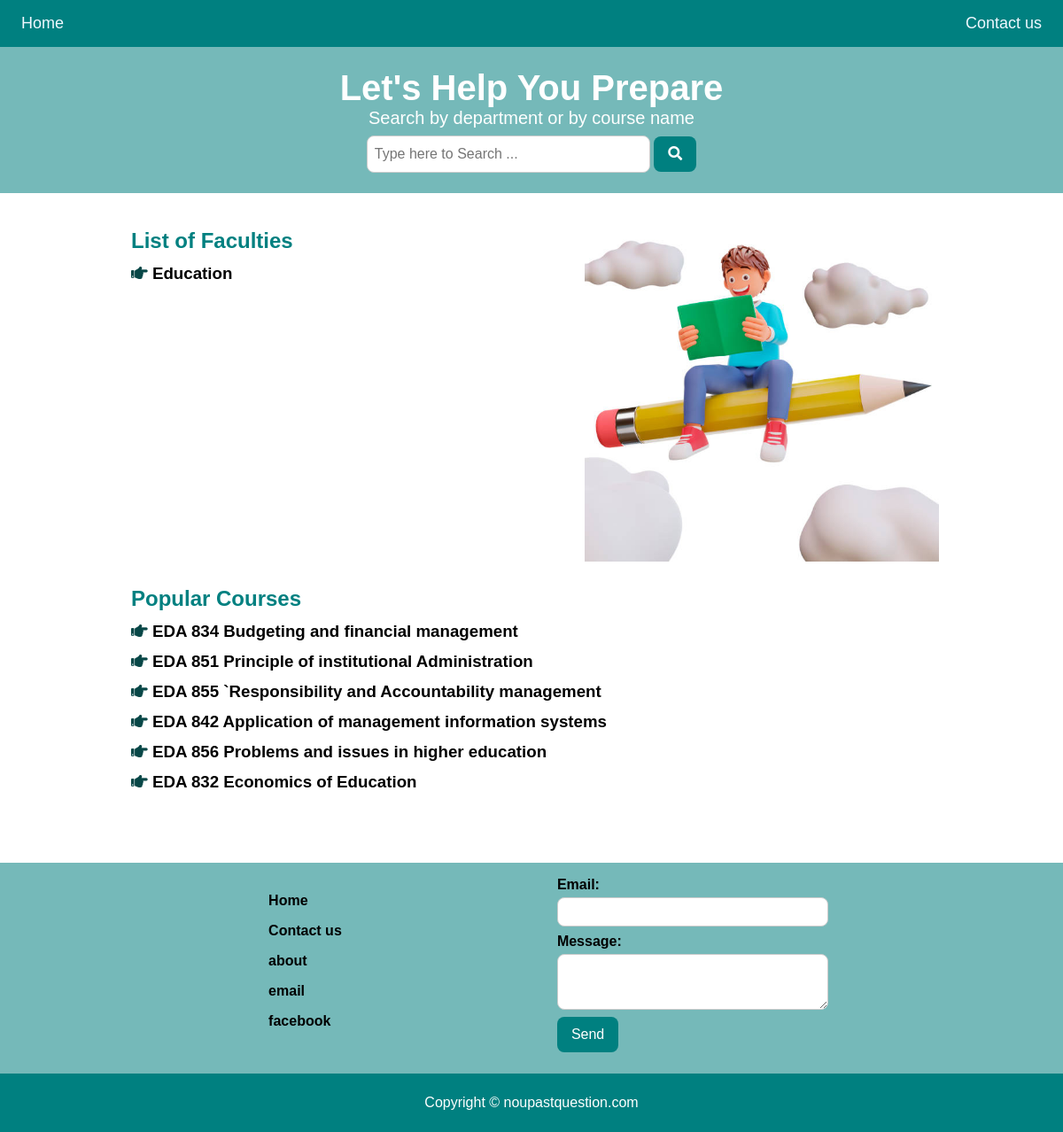
The page / on the database its author committed.
### business/models.py (models this page shows, shortened)
class Faculty(models.Model):
    name = models.CharField(max_length=225)
    class Meta:
        verbose_name_plural = 'Faculties'

class Course(models.Model):
    faculty = models.ForeignKey(Faculty, null=True, blank=True,on_delete = models.CASCADE)
    department = models.ForeignKey(Department, related_name='department', on_delete = models.CASCADE)
    name = models.CharField(max_length = 225)

### business/views.py (the view, shortened to what this page needs)
# urls.py: path('',views.index,name='index'),
def index(request):
    faculties = Faculty.objects.all()
    form = ContactUsForm()
    return render(request, 'index.html', {'faculties': faculties,'form': form, 'success': False})

### business/forms.py
class ContactUsForm(forms.Form):
    email = forms.EmailField(label='Email',widget=forms.TextInput(attrs={'class': 'form-inputs'}))
    message = forms.CharField(label='Message', widget=forms.Textarea(attrs={'class': 'form-inputs','rows':3}))

### business/templatetags/menu.py (called while the page is built)
@register.inclusion_tag('menu.html')
def menu():
    coursed = Course.objects.order_by('?')[:10]
    return {'coursed':coursed}

### templates/index.html (shortened to what this page needs)
{% extends 'base.html' %}
{% load menu %}
{% load static %}
{%block content%}
    <div class="photo">
        <div class="listss">
            <h2>List of Faculties</h2>
            {%for faculty in faculties%}
                <h3 class='list'><i class="fa fa-hand-point-right"></i><a href="{%url 'department' faculty.id%}"> {{faculty.name | capfirst}}</a></h3>
            {%endfor%}
        </div>
        <div>
            <div>
                <img src="{% static '/man.jpg' %}" alt="">
            </div>
        </div>
    </div>
    <div >
        {%menu%}
    </div>
{%endblock%}

### templates/menu.html
<div class="listss">
    <h2>Popular Courses</h2>
    {%for course in coursed%}
        <h3 class='list'><i class="fa fa-hand-point-right"></i><a href="{%url 'past_questions' course.id%}">  {{course.name | capfirst}}</a></h3>
    {%endfor%}
</div>

### static/style.css (style rules this page uses)
*,html { margin: 0; padding: 0; font-family: 'Nunito', sans-serif; }
a { text-decoration: none; color: black; }
.photo { display: flex; justify-content: space-between; flex-wrap: wrap; }
.photo img { width: 25rem; margin-right:5rem; }
.listss { margin:1.5rem 5.5rem 5rem; color:teal }
.listss h2 { margin-bottom: 0.75rem; }
.list { margin-bottom: 0.75rem; color:rgb(8, 71, 71) }
.form-inputs { display: block; width: 90%; padding: 0.5rem; color: #555; background-color: #fff; border: 1px solid #ccc; border-radius: 0.5rem; }
label { display: block; font-size: 1rem; font-weight: bold; margin-bottom: 5px; }
.foot p { padding-bottom: 0.5rem; }

### rows shown on the page
Faculty: name "Education"
Course: name "EDA 834 Budgeting and financial management"
Course: name "EDA 851 Principle of institutional Administration"
Course: name "EDA 855 `Responsibility and Accountability management"
Course: name "EDA 842 Application of management information systems"
Course: name "EDA 856 Problems and issues in higher education"
Course: name "EDA 832 Economics of Education"
